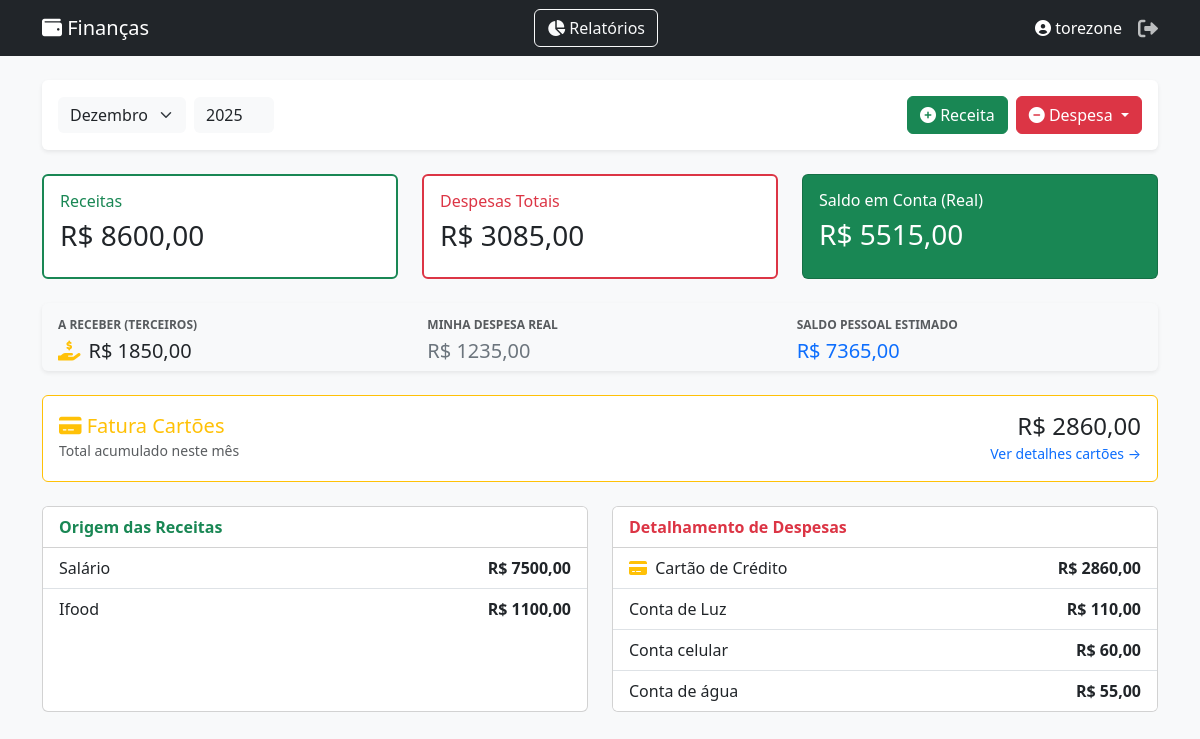
Screenshot of / (signed in) with the database file from the repository.
### core/models.py (models this page shows, shortened)
class Categoria(models.Model):
    TIPO_CHOICES = (
        ('R', 'Receita'),
        ('D', 'Despesa'),
    )
    usuario = models.ForeignKey(User, on_delete=models.CASCADE, null=True, blank=True)
    nome = models.CharField(max_length=50)
    tipo = models.CharField(max_length=1, choices=TIPO_CHOICES)

### core/views.py (the view)
# urls.py: path('', views.home, name='home'),
@login_required
def home(request):
    try:
        mes_atual = int(request.GET.get('mes', ''))
    except (ValueError, TypeError):
        mes_atual = date.today().month
    try:
        ano_atual = int(request.GET.get('ano', ''))
    except (ValueError, TypeError):
        ano_atual = date.today().year
    filtro_data = {'data__month': mes_atual, 'data__year': ano_atual}
    filtro_cartao = {'data_compra__month': mes_atual, 'data_compra__year': ano_atual}
    total_receitas = Transacao.objects.filter(
        usuario=request.user,
        categoria__tipo='R',
        **filtro_data
    ).aggregate(Sum('valor'))['valor__sum'] or 0
    total_despesas_fixas = Transacao.objects.filter(
        usuario=request.user,
        categoria__tipo='D',
        **filtro_data
    ).aggregate(Sum('valor'))['valor__sum'] or 0
    total_cartao = CompraCartao.objects.filter(
        cartao__usuario=request.user,
        **filtro_cartao
    ).aggregate(Sum('valor'))['valor__sum'] or 0
    gastos_terceiros = CompraCartao.objects.filter(
        cartao__usuario=request.user,
        is_terceiro=True,
        **filtro_cartao
    ).aggregate(Sum('valor'))['valor__sum'] or 0
    total_despesas_geral = total_despesas_fixas + total_cartao
    saldo_bancario = total_receitas - total_despesas_geral
    despesas_pessoais = total_despesas_geral - gastos_terceiros
    saldo_pessoal = total_receitas - despesas_pessoais
    receitas_detalhadas = Transacao.objects.filter(
        usuario=request.user,
        categoria__tipo='R',
        **filtro_data
    ).values('categoria__nome')\
     .annotate(total=Sum('valor'))\
     .order_by('-total')
    despesas_query = Transacao.objects.filter(
        usuario=request.user,
        categoria__tipo='D',
        **filtro_data
    ).values('categoria__nome')\
     .annotate(total=Sum('valor'))
    lista_despesas = list(despesas_query)
    if total_cartao > 0:
        lista_despesas.append({
            'categoria__nome': 'Cartão de Crédito',
            'total': total_cartao,
            'is_cartao': True
        })
    lista_despesas.sort(key=lambda x: x['total'], reverse=True)
    tem_cartoes = CartaoCredito.objects.filter(usuario=request.user).exists()
    contexto = {
        'mes_atual': mes_atual,
        'ano_atual': ano_atual,
        'receitas': total_receitas,
        'despesas': total_despesas_geral,
        'saldo': saldo_bancario,
        'gastos_cartao': total_cartao,
        'gastos_terceiros': gastos_terceiros,
        'despesas_pessoais': despesas_pessoais,
        'saldo_pessoal': saldo_pessoal,
        'lista_receitas': receitas_detalhadas,
        'lista_despesas': lista_despesas,
        'tem_cartoes': tem_cartoes
    }
    return render(request, 'core/home.html', contexto)

### core/templates/core/home.html (shortened to what this page needs)
{% extends 'core/base.html' %}
{% block content %}
<div class="d-flex justify-content-between align-items-center mb-4 p-3 bg-white rounded shadow-sm">
    <form method="GET" class="d-flex align-items-center gap-2">
        <select name="mes" class="form-select border-0 bg-light" onchange="this.form.submit()" style="font-weight: 500;">
            <option value="12" {% if mes_atual|add:"0" == 12 %}selected{% endif %}>Dezembro</option>
        </select>
        <input type="number" name="ano" value="{{ ano_atual }}" class="form-control border-0 bg-light" style="width: 80px;" onchange="this.form.submit()">
    </form>
    <div class="d-flex gap-2">
       <a href="{% url 'adicionar_transacao' 'receita' %}?mes={{ mes_atual }}&ano={{ ano_atual }}" class="btn btn-success text-white">
            <i class="fas fa-plus-circle"></i> Receita
        </a>
        <div class="dropdown">
            <button class="btn btn-danger dropdown-toggle" type="button" data-bs-toggle="dropdown" aria-expanded="false">
                <i class="fas fa-minus-circle"></i> Despesa
            </button>
        </div>
    </div>
</div>
<div class="row mb-3">
    <div class="col-md-4 mb-2">
        <div class="card border-success border-2 h-100">
            <div class="card-body">
                <h6 class="text-success">Receitas</h6>
                <h3>R$ {{ receitas|floatformat:2 }}</h3>
            </div>
        </div>
    </div>
    <div class="col-md-4 mb-2">
        <div class="card border-danger border-2 h-100">
            <div class="card-body">
                <h6 class="text-danger">Despesas Totais</h6>
                <h3>R$ {{ despesas|floatformat:2 }}</h3>
            </div>
        </div>
    </div>
    <div class="col-md-4 mb-2">
        <div class="card {% if saldo >= 0 %}bg-success{% else %}bg-danger{% endif %} text-white h-100">
            <div class="card-body">
                <h6>Saldo em Conta (Real)</h6>
                <h3>R$ {{ saldo|floatformat:2 }}</h3>
            </div>
        </div>
    </div>
</div>
{% if gastos_terceiros > 0 %}
<div class="card border-0 shadow-sm mb-4" style="background-color: #f8f9fa;">
    <div class="card-body py-2">
        <div class="row align-items-center text-center text-md-start">
            <div class="col-md-4 border-end-md mb-2 mb-md-0">
                <small class="text-uppercase text-muted fw-bold" style="font-size: 0.75rem;">A Receber (Terceiros)</small>
                <div class="d-flex align-items-center justify-content-center justify-content-md-start mt-1">
                    <i class="fas fa-hand-holding-usd text-warning me-2 fa-lg"></i>
                    <h5 class="mb-0 text-dark">R$ {{ gastos_terceiros|floatformat:2 }}</h5>
                </div>
            </div>
            <div class="col-md-4 border-end-md mb-2 mb-md-0">
                <small class="text-uppercase text-muted fw-bold" style="font-size: 0.75rem;">Minha Despesa Real</small>
                <h5 class="mt-1 mb-0 text-secondary">R$ {{ despesas_pessoais|floatformat:2 }}</h5>
            </div>
            <div class="col-md-4">
                <small class="text-uppercase text-muted fw-bold" style="font-size: 0.75rem;">Saldo Pessoal Estimado</small>
                {% if saldo_pessoal < 0 %}
                    <h5 class="mt-1 mb-0 text-danger">R$ {{ saldo_pessoal|floatformat:2 }}</h5>
                {% else %}
                    <h5 class="mt-1 mb-0 text-primary">R$ {{ saldo_pessoal|floatformat:2 }}</h5>
                {% endif %}
            </div>
        </div>
    </div>
</div>
{% endif %}
{% if tem_cartoes and gastos_cartao > 0 %}
<div class="card mb-4 border-warning">
    <div class="card-body d-flex justify-content-between align-items-center">
        <div>
            <h5 class="text-warning mb-0"><i class="fas fa-credit-card"></i> Fatura Cartões</h5>
            <small class="text-muted">Total acumulado neste mês</small>
        </div>
        <div class="text-end">
            <h4 class="mb-0">R$ {{ gastos_cartao|floatformat:2 }}</h4>
            <a href="{% url 'detalhe_cartao' %}?mes={{ mes_atual }}&ano={{ ano_atual }}" class="text-decoration-none small">Ver detalhes cartões &rarr;</a>
        </div>
    </div>
</div>
{% endif %}
<div class="row">
    <div class="col-md-6 mb-3">
        <div class="card h-100">
            <div class="card-header bg-white font-weight-bold text-success">
                <strong>Origem das Receitas</strong>
            </div>
            <ul class="list-group list-group-flush" id="lista-receitas">
                {% for item in lista_receitas %}
                    <li class="list-group-item d-flex justify-content-between {% if forloop.counter > 4 %}d-none item-extra-receita{% endif %}">
                        <span>{{ item.categoria__nome }}</span>
                        <strong>R$ {{ item.total|floatformat:2 }}</strong>
                    </li>
                {% empty %}
                    <li class="list-group-item text-muted">Nenhuma receita lançada.</li>
                {% endfor %}
            </ul>
        </div>
    </div>
    <div class="col-md-6 mb-3">
        <div class="card h-100">
            <div class="card-header bg-white font-weight-bold text-danger">
                <strong>Detalhamento de Despesas</strong>
            </div>
            <ul class="list-group list-group-flush" id="lista-despesas">
                {% for item in lista_despesas %}
                    <li class="list-group-item d-flex justify-content-between {% if forloop.counter > 4 %}d-none item-extra-despesa{% endif %}">
                        <span>
                            {% if item.is_cartao %}<i class="fas fa-credit-card text-warning me-1"></i>{% endif %}
                            {{ item.categoria__nome }}
                        </span>
                        <strong>R$ {{ item.total|floatformat:2 }}</strong>
                    </li>
                {% empty %}
                    <li class="list-group-item text-muted">Nenhuma despesa lançada.</li>
                {% endfor %}
            </ul>
        </div>
    </div>
</div>
{% endblock %}

### core/templates/core/base.html (shortened to what this page needs)
<!DOCTYPE html>
<html lang="pt-br">
  <head>
    <link
      href="https://cdn.jsdelivr.net/npm/bootstrap@5.3.0/dist/css/bootstrap.min.css"
      rel="stylesheet"
    />
    <link
      rel="stylesheet"
      href="https://cdnjs.cloudflare.com/ajax/libs/font-awesome/6.0.0/css/all.min.css"
    />
  </head>
  <body>
    <nav class="navbar navbar-dark bg-dark mb-4">
      <div class="container d-flex justify-content-between align-items-center">
        <a class="navbar-brand" href="/">
          <i class="fas fa-wallet"></i> Finanças
        </a>
        <a href="{% url 'relatorio' %}" class="btn btn-outline-light me-2">
            <i class="fas fa-chart-pie"></i> Relatórios
          </a>
        <div class="d-flex align-items-center text-white">
          {% if user.is_authenticated %}
          <span class="me-3">
            <i class="fas fa-user-circle"></i> {{ user.username }}
          </span>
          <form action="{% url 'logout' %}" method="post" class="d-inline">
            <button type="submit" class="btn-logout" title="Sair">
              <i class="fas fa-sign-out-alt fa-lg"></i>
            </button>
          </form>
          {% else %}
          <a href="{% url 'login' %}" class="btn btn-outline-light btn-sm"
            >Entrar</a
          >
          {% endif %}
        </div>
      </div>
    </nav>
    <div class="container">{% block content %} {% endblock %}</div>
  </body>
</html>

### core/templates/core/base.html (style rules this page uses)
body { background-color: #f8f9fa; }
.btn-logout { background: none; border: none; color: rgba(255, 255, 255, 0.7); padding: 0; }

### rows the page displays
Categoria: categoria__nome "Conta de Luz", total "110,00"
Categoria: categoria__nome "Conta celular", total "60,00"
Categoria: categoria__nome "Conta de água", total "55,00"

### other values shown
{{ user.username }} "torezone"
{{ receitas|floatformat:2 }} "8600,00"
{{ despesas|floatformat:2 }} "3085,00"
{{ saldo|floatformat:2 }} "5515,00"
{{ gastos_terceiros|floatformat:2 }} "1850,00"
{{ despesas_pessoais|floatformat:2 }} "1235,00"
{{ saldo_pessoal|floatformat:2 }} "7365,00"
{{ gastos_cartao|floatformat:2 }} "2860,00"
{{ item.categoria__nome }} "Salário" "Ifood"
{{ item.total|floatformat:2 }} "7500,00" "1100,00"
{{ item.categoria__nome }} "Cartão de Crédito"
{{ item.total|floatformat:2 }} "2860,00"
